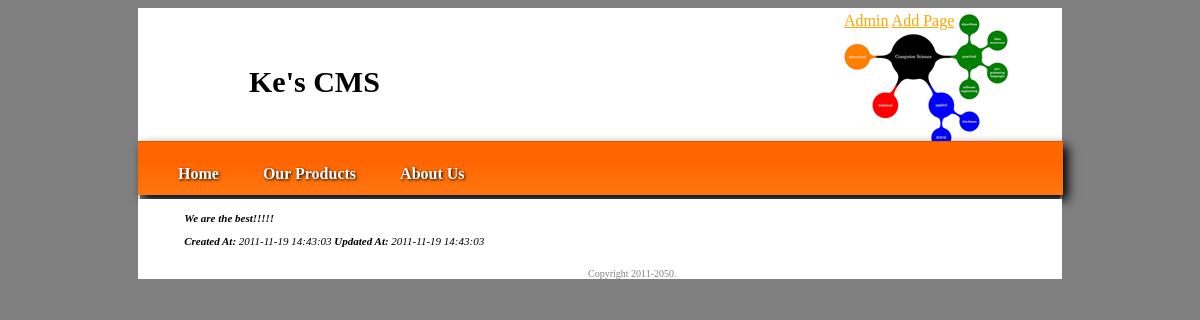
/index.php?p=about, run on the app's committed database.
### tables this page shows
CREATE TABLE IF NOT EXISTS `cmsinfo` (
  `order` tinyint(15) NOT NULL DEFAULT '0',
  `title` varchar(100) NOT NULL,
  `content` text,
  `update_at` timestamp NOT NULL DEFAULT CURRENT_TIMESTAMP ON UPDATE CURRENT_TIMESTAMP,
  `created_at` timestamp NOT NULL DEFAULT '0000-00-00 00:00:00',
  `permalink` varchar(20) NOT NULL,
  `id` int(11) NOT NULL AUTO_INCREMENT,
  PRIMARY KEY (`id`)
);

### index.php (the view, shortened to what this page needs)
<?php
    if(empty($_GET['p']))
    {
        $permalink = "home";
    }
    else{
        $permalink = $_GET['p'];
    }
    require("header.php");
    $query="SELECT * FROM cmsinfo WHERE permalink = '$permalink'";
    $STH=$DBH->query($query);
    $STH->setFetchMode(PDO::FETCH_ASSOC);
    if($row = $STH->fetch()): ?>
    <div id="content">
    <?= $row['content'] ?>
    <p><b>Created At:</b> <?= $row['created_at'] ?> <b>Updated At:</b> <?= $row['update_at'] ?></p>
    </div>
    <? else: ?>
    <div id="content">
    <p>Not this page</p>
    </div>
    <? endif; ?>
<?
    require ("footer.php");
?>

### menu.php
<?php
    require_once('dbConfig.php');
    $query="SELECT title, permalink FROM cmsinfo";
    $STH=$DBH->query($query);
    $STH->setFetchMode(PDO::FETCH_ASSOC);
    while($row = $STH->fetch()): ?>
       <a href="index.php?p=<?= $row['permalink']?>"><?=$row['title']?></a>
    <? endwhile; ?>

### cms.css (style rules this page uses)
body { background-color:gray; }
a:link, a:visited, a:active { color:orange; }
#menu nav a { color:white; text-decoration:none; font-weight:bold; margin-left:40px; }
#content { margin:0px auto; width:90%; padding-bottom:10px; }
#content p { font-size:11px; font-style:italic; }

### data on the page
cmsinfo: title "Home"
cmsinfo: title "Our Products"
cmsinfo: title "About Us", content "We are the best!!!!!", created_at "2011-11-19 14:43:03", update_at "2011-11-19 14:43:03"
